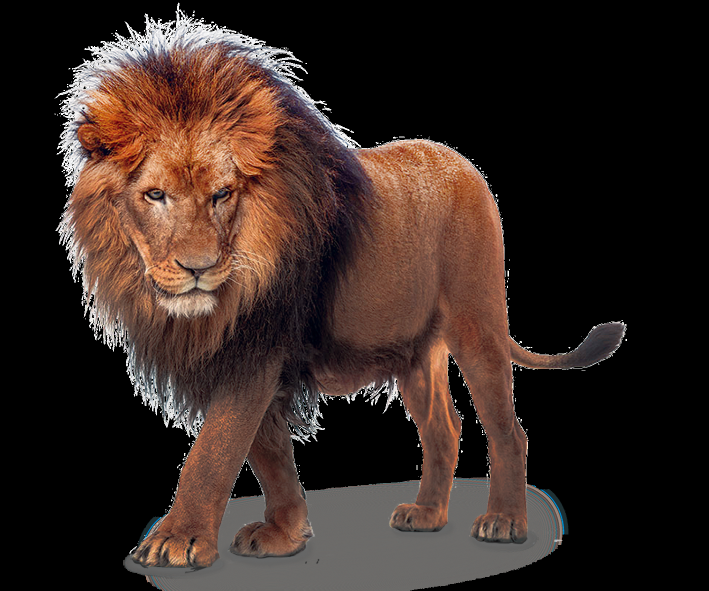
#> input picture images/image3.png, 1417 x 1181 px, found by its file name (shown at 1/2 size)
$ python 2.py
#> lines starting #> are read from the running program, lines starting #| are printed output that depends on the picture
import cv2
import numpy as np
import matplotlib.pyplot as plt

img = cv2.imread(r"images/image3.png")
#> img is the input picture: shape (1181, 1417, 3); mean B, G, R 34.6, 40, 54.8
img = cv2.cvtColor(img, cv2.COLOR_BGR2RGB)
img_1 = cv2.cvtColor(img, cv2.COLOR_BGR2GRAY)
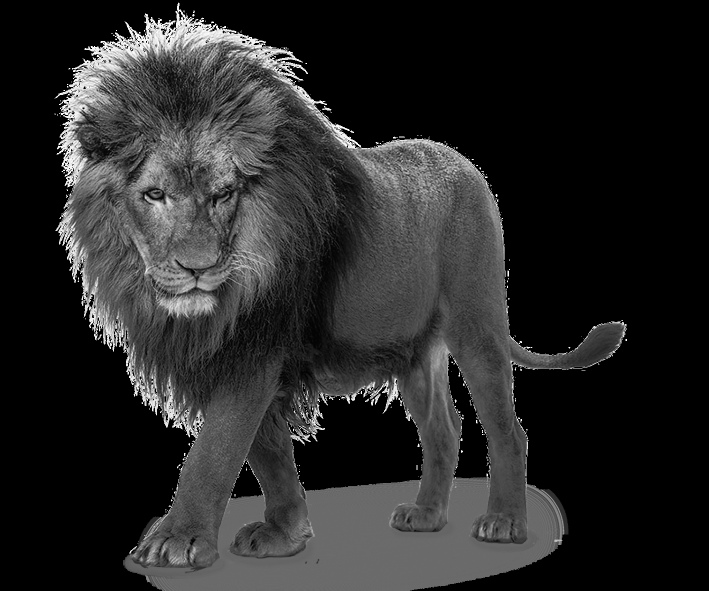
#> img_1: shape (1181, 1417) (shown at 1/2 size); min 0, max 255, mean 40.1

# Setting the grid size
plt.figure(figsize = (20, 20))

# Plotting the original image
plt.subplot(221)
plt.title('Original')
plt.imshow(img)

# Plotting the histogram for the image
img_hist = cv2.calcHist([img_1], [0], None, [256], [0, 256])
#> img_hist = 256 values, max 909289 at index 0, min 207 at index 1, mean 6537
plt.subplot(222)
plt.title('Histogram 1')
plt.plot(img_hist)

# Plotting the histogram using the ravel function
plt.subplot(223)
plt.hist(img_1.ravel(), 256, [0, 256])
plt.title('Histogram 2')

# Applying the Histogram equalization using the cv2.equalizeHist() function
final_img = cv2.equalizeHist(img_1)
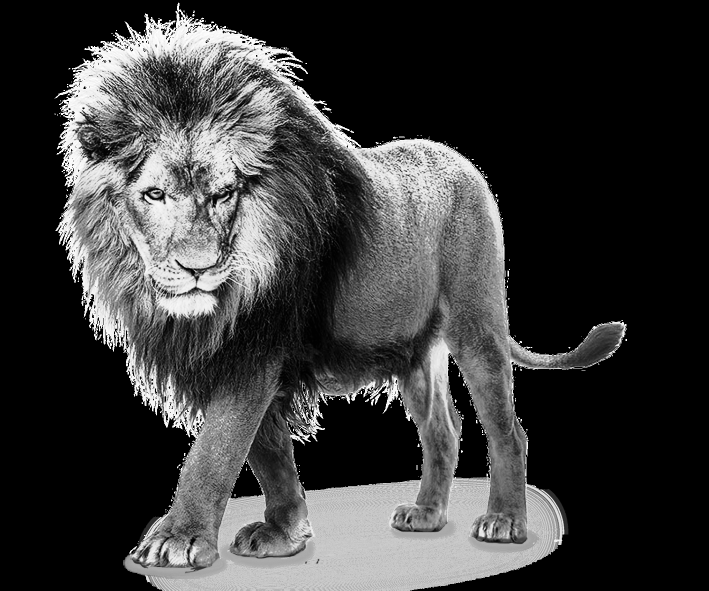
#> final_img: shape (1181, 1417) (shown at 1/2 size); min 0, max 255, mean 58.8

# Display the histogram
plt.show()
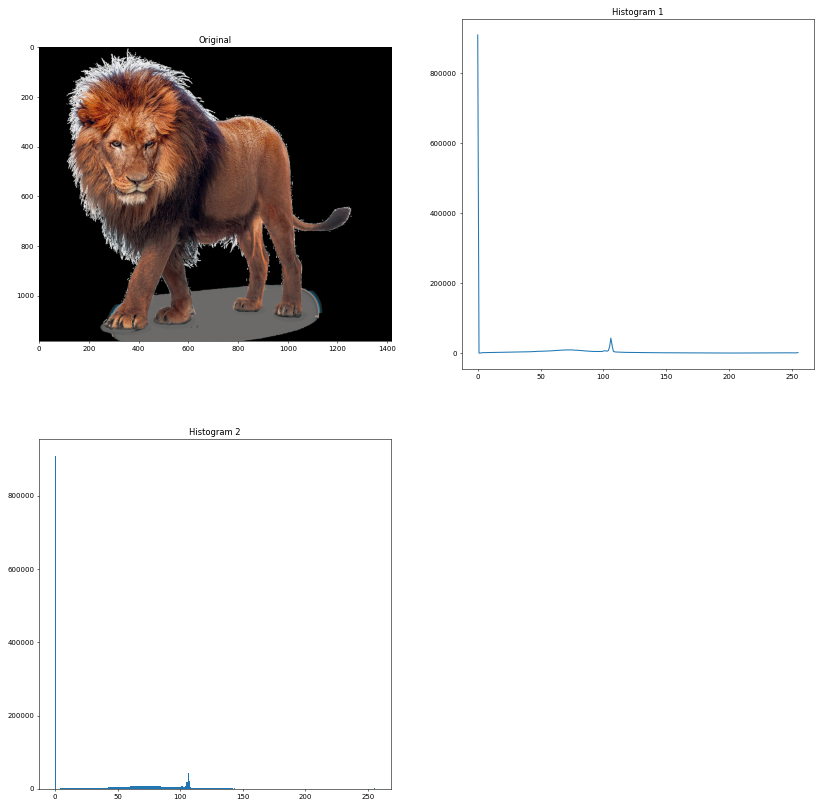
#> figure drawn by matplotlib, 3 panels; panel 2: curve peaks at x = 0, y = 909289; panel 3: tallest bar 909289 high, from x = 0 to 1

# Displaying the image
cv2.imshow('Histogram Equalization', final_img)
cv2.waitKey(0)
cv2.destroyAllWindows()

$ run again, with images/image1.jpg saved as images/image3.png
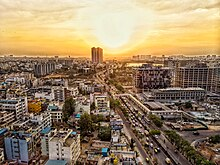
#> input picture images/image1.jpg, 220 x 165 px, found by its file name
#> img is the input picture: shape (165, 220, 3); mean B, G, R 101.9, 132, 153.6
#> `img_1 = cv2.cvtColor(img, cv2.COLOR_BGR2GRAY)`:
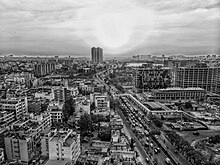
#> img_1: shape (165, 220); min 0, max 250, mean 125.4
#> img_hist = 256 values, max 360 at index 1, min 0 at index 246, mean 141.8
#> `plt.show()`:
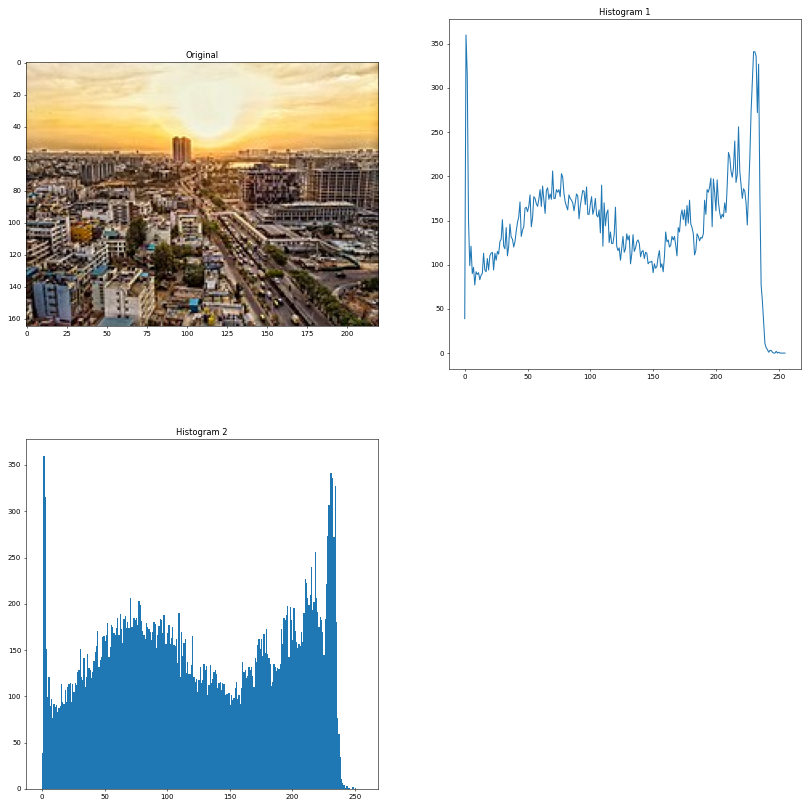
#> figure drawn by matplotlib, 3 panels; panel 2: curve peaks at x = 1, y = 360; panel 3: tallest bar 360 high, from x = 1 to 2

$ run again, with images/image4.jpeg saved as images/image3.png
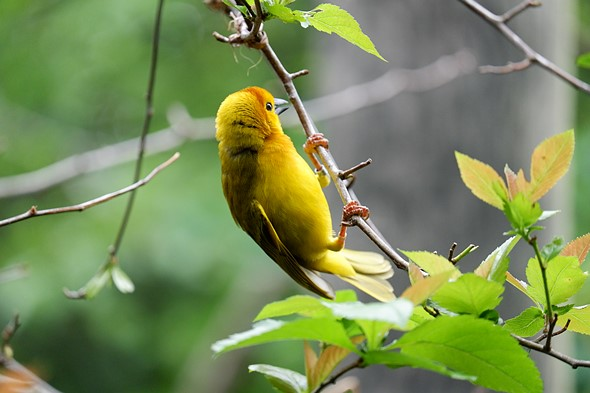
#> input picture images/image4.jpeg, 590 x 393 px, found by its file name
#> img is the input picture: shape (393, 590, 3); mean B, G, R 88.3, 139.3, 121.2
#> `img_1 = cv2.cvtColor(img, cv2.COLOR_BGR2GRAY)`:
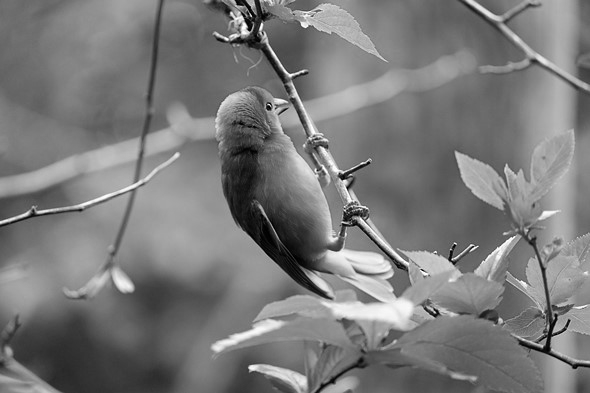
#> img_1: shape (393, 590); min 0, max 255, mean 122
#> img_hist = 256 values, max 3682 at index 105, min 7 at index 255, mean 905.7
#> `plt.show()`:
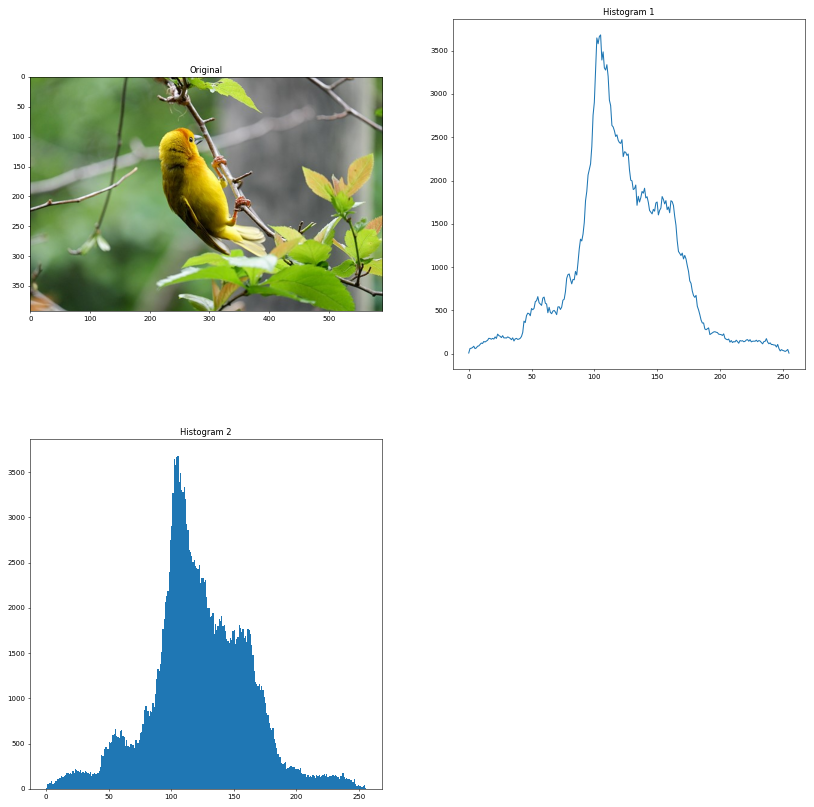
#> figure drawn by matplotlib, 3 panels; panel 2: curve peaks at x = 105, y = 3682; panel 3: tallest bar 3682 high, from x = 105 to 106
